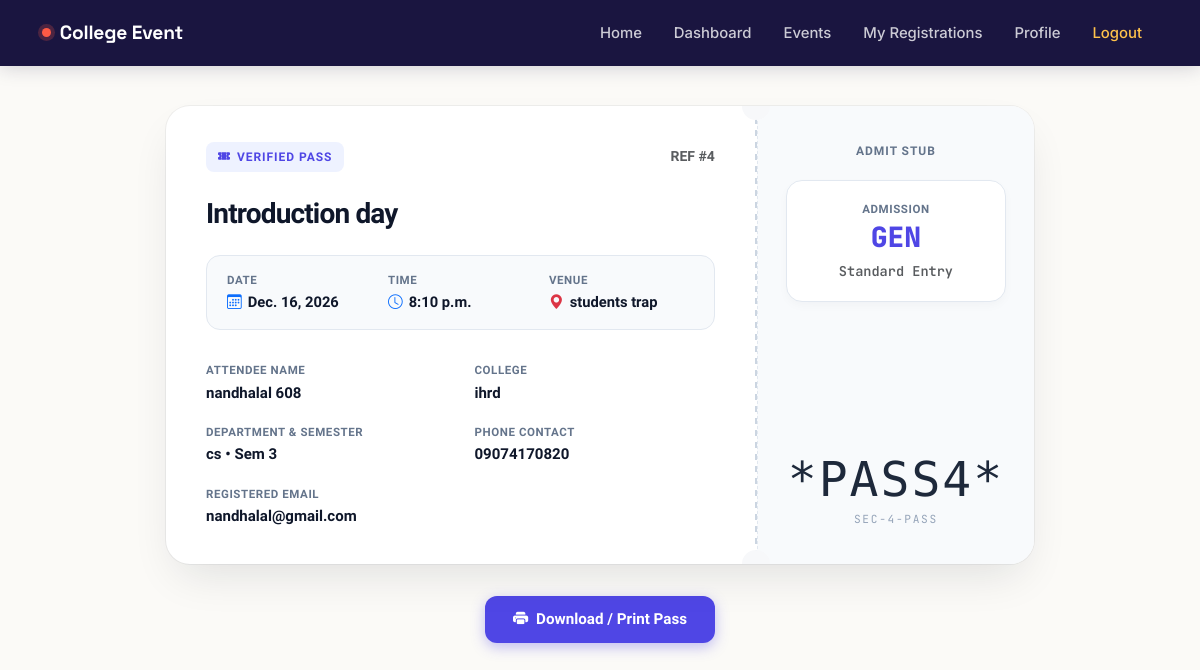
/ticket/4/ (signed in), run on an earlier commit of the app's database.
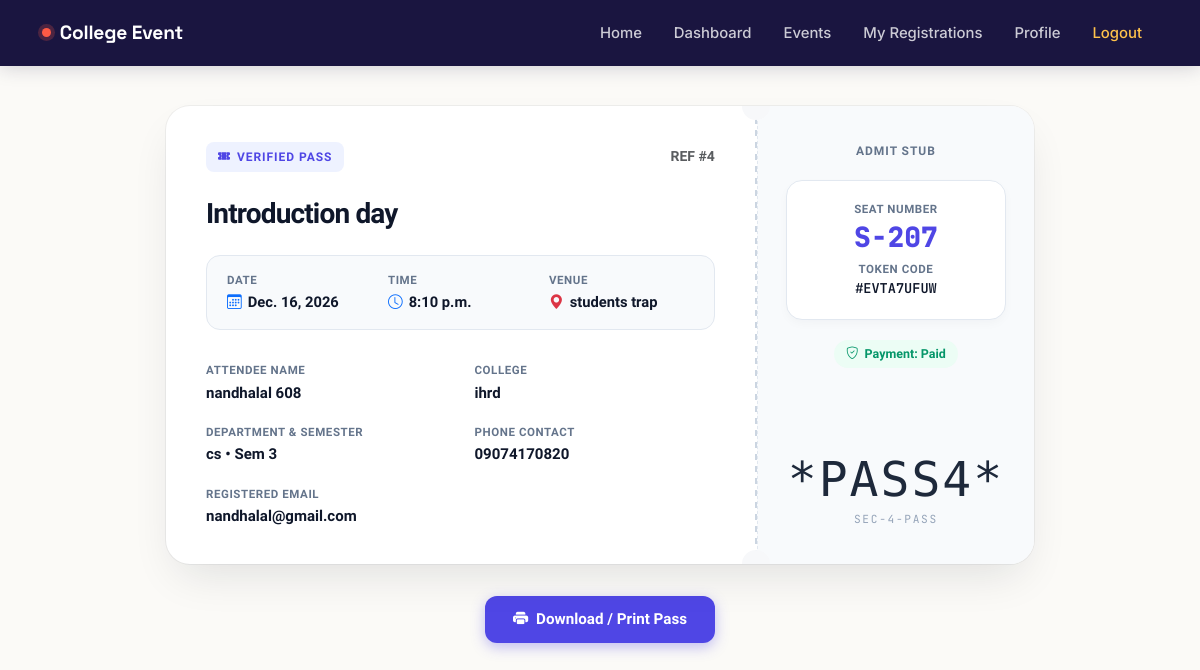
And on a later commit of the database.
### myapp/models.py (models this page shows, shortened)
class Token(models.Model):
    registration = models.OneToOneField(
        Registration,
        on_delete=models.CASCADE
    )
    token_number = models.CharField(max_length=50, unique=True)
    seat_number = models.CharField(max_length=20)
    generated_date = models.DateTimeField(auto_now_add=True)

class Payment(models.Model):
    registration = models.OneToOneField(
        Registration,
        on_delete=models.CASCADE
    )
    stripe_payment_id = models.CharField(max_length=200)
    amount = models.DecimalField(max_digits=8, decimal_places=2)
    payment_date = models.DateTimeField(auto_now_add=True)
    payment_status = models.CharField(max_length=30)

### myapp/views.py (the view)
# urls.py: path('ticket/<int:id>/', views.ticket, name='ticket'),
@login_required(login_url='login')
def ticket(request, id):
    registration = get_object_or_404(
        Registration,
        id=id,
        user=request.user
    )
    payment = Payment.objects.filter(
        registration=registration
    ).first()
    token = Token.objects.filter(
        registration=registration
    ).first()
    return render(
        request,
        "user/ticket.html",
        {
            "registration": registration,
            "payment": payment,
            "token": token,
        }
    )

### templates/user/ticket.html (shortened to what this page needs)
{% extends 'user/base.html' %}
{% block content %}
<link rel="stylesheet" href="https://cdn.jsdelivr.net/npm/bootstrap-icons@1.11.3/font/bootstrap-icons.min.css">
<div class="ticket-wrapper">
  <div class="event-pass">
    <div class="pass-main">
      <div class="pass-header">
        <div class="pass-chip">
          <i class="bi bi-ticket-perforated-fill"></i> Verified Pass
        </div>
        <div class="text-muted small fw-semibold">
          REF #{{ registration.id }}
        </div>
      </div>
      <h1 class="pass-title">{{ registration.event.title }}</h1>
      <div class="event-highlight-strip">
        <div class="strip-item">
          <div class="label">Date</div>
          <div class="val">
            <i class="bi bi-calendar3 text-primary"></i>
            {{ registration.event.event_date|default:"TBA" }}
          </div>
        </div>
        <div class="strip-item">
          <div class="label">Time</div>
          <div class="val">
            <i class="bi bi-clock text-primary"></i>
            {{ registration.event.event_time|default:"TBA" }}
          </div>
        </div>
        <div class="strip-item">
          <div class="label">Venue</div>
          <div class="val">
            <i class="bi bi-geo-alt-fill text-danger"></i>
            {{ registration.event.venue }}
          </div>
        </div>
      </div>
      <div class="pass-info-grid">
        <div class="info-unit">
          <div class="unit-label">Attendee Name</div>
          <div class="unit-value">{{ registration.full_name }}</div>
        </div>
        <div class="info-unit">
          <div class="unit-label">College</div>
          <div class="unit-value">{{ registration.college }}</div>
        </div>
        <div class="info-unit">
          <div class="unit-label">Department & Semester</div>
          <div class="unit-value">{{ registration.department }} &bull; Sem {{ registration.semester }}</div>
        </div>
        <div class="info-unit">
          <div class="unit-label">Phone Contact</div>
          <div class="unit-value">{{ registration.phone }}</div>
        </div>
        <div class="info-unit" style="grid-column: 1 / -1;">
          <div class="unit-label">Registered Email</div>
          <div class="unit-value">{{ registration.email }}</div>
        </div>
      </div>
    </div>
    <div class="pass-perforation"></div>
    <div class="pass-stub">
      <div class="w-100">
        <div class="stub-headline">Admit Stub</div>
        <div class="stub-badge-box">
          {% if token %}
            <div class="seat-label">Seat Number</div>
            <div class="seat-value">{{ token.seat_number|default:"GA" }}</div>
            <div class="seat-label">Token Code</div>
            <div class="token-mono">#{{ token.token_number }}</div>
          {% else %}
            <div class="seat-label">Admission</div>
            <div class="seat-value">GEN</div>
            <div class="token-mono text-muted small">Standard Entry</div>
          {% endif %}
        </div>
        {% if payment %}
          <div class="mb-3">
            <span class="badge-payment {% if payment.payment_status|lower == 'paid' or payment.payment_status|lower == 'success' %}paid{% else %}pending{% endif %}">
              <i class="bi bi-shield-check"></i>
              Payment: {{ payment.payment_status }}
            </span>
          </div>
        {% endif %}
      </div>
      <div class="w-100">
        <div class="stub-barcode">*PASS{{ registration.id }}*</div>
        <div class="barcode-number">SEC-{{ registration.id }}-PASS</div>
      </div>
    </div>
  </div>
  <div class="action-deck">
    <button onclick="window.print()" class="btn-print-ticket">
      <i class="bi bi-printer-fill"></i>
      Download / Print Pass
    </button>
  </div>
</div>
{% endblock %}

What changed in the data, as far as the page shows it:
added Token: seat_number "S-207", token_number "EVTA7UFUW"
added Payment: payment_status "Paid"
Also different on the page:
text no longer shown: "ADMISSION GEN Standard Entry"
text now shown: "SEAT NUMBER TOKEN CODE # Payment:"
